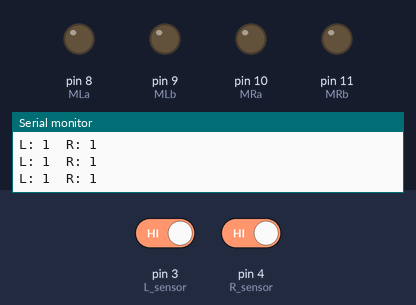
Simulated run of this sketch. Board: Arduino Uno, built with avr-gcc and run on an emulated ATmega328P. On the bench: output pins drawn as LEDs (lit = HIGH), the last lines printed to the serial monitor. Inputs (shaded band) come from the test bench; at power-on: pin 3 (L_sensor) HIGH, pin 4 (R_sensor) HIGH.

Above: at 1.2 s.
1.3 s: pin 3 (L_sensor) driven LOW
At 2.2 s:
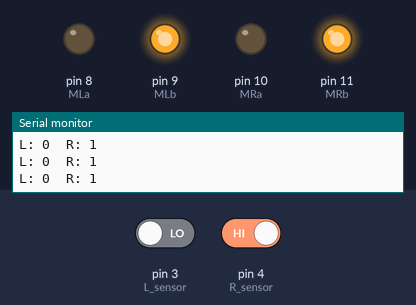
2.8 s: pin 4 (R_sensor) driven LOW
At 3.3 s:
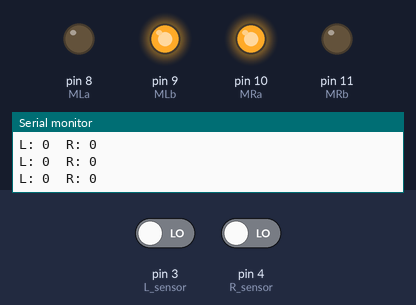
4.3 s: pin 3 (L_sensor) driven HIGH
At 4.8 s:
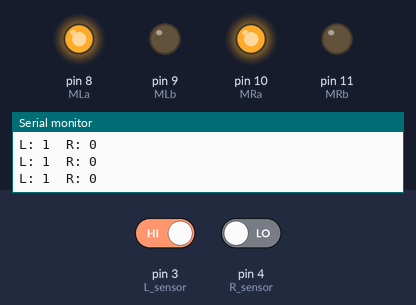
5.8 s: pin 4 (R_sensor) driven HIGH
At 7.1 s:
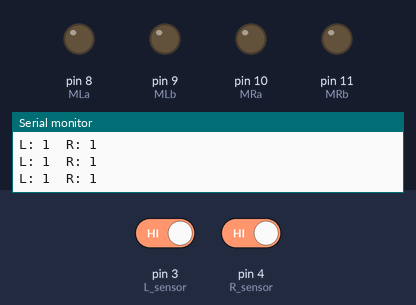
Timing chart, 0 to 8.8 s (numbered marks = the images above; inputs shaded):
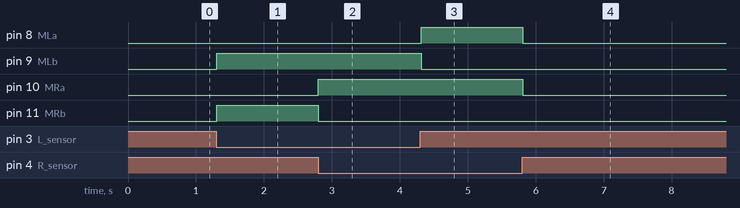

The sketch:

Line_Follower_Robot.ino
```cpp
#define MLa 8    // Left motor IN1
#define MLb 9    // Left motor IN2
#define MRa 10   // Right motor IN3
#define MRb 11   // Right motor IN4


#define L_sensor 3  // Left IR sensor
#define R_sensor 4  // Right IR sensor


void setup() {
  pinMode(MLa, OUTPUT);
  pinMode(MLb, OUTPUT);
  pinMode(MRa, OUTPUT);
  pinMode(MRb, OUTPUT);


  pinMode(L_sensor, INPUT);
  pinMode(R_sensor, INPUT);


  Serial.begin(9600);
}


void loop() {
  int left = digitalRead(L_sensor);
  int right = digitalRead(R_sensor);


  // Debugging - print sensor states
  Serial.print("L: ");
  Serial.print(left);
  Serial.print("  R: ");
  Serial.println(right);


  if (left == LOW && right == LOW) {
    // Both sensors detect line → move forward
    digitalWrite(MLa, LOW);
    digitalWrite(MLb, HIGH);  // Left motor forward
    digitalWrite(MRa, HIGH);
    digitalWrite(MRb, LOW);   // Right motor forward
  }
  else if (left == LOW && right == HIGH) {
    // Right sensor off line → turn right
    digitalWrite(MLa, LOW);
    digitalWrite(MLb, HIGH);  // Left motor forward
    digitalWrite(MRa, LOW);
    digitalWrite(MRb, HIGH);  // Right motor backward
  }
  else if (left == HIGH && right == LOW) {
    // Left sensor off line → turn left
    digitalWrite(MLa, HIGH);
    digitalWrite(MLb, LOW);   // Left motor backward
    digitalWrite(MRa, HIGH);
    digitalWrite(MRb, LOW);   // Right motor forward
  }
  else {
    // Both sensors off line → stop
    digitalWrite(MLa, LOW);
    digitalWrite(MLb, LOW);
    digitalWrite(MRa, LOW);
    digitalWrite(MRb, LOW);
  }


  delay(10); // Small delay to stabilize readings
}
```

Measured:
- after the input at 1.3 s, pin 9 (MLb), pin 11 (MRb): LOW → HIGH at once
- after the input at 2.8 s, pin 10 (MRa): LOW → HIGH at once; pin 11 (MRb): HIGH → LOW at once
- after the input at 4.3 s, pin 8 (MLa): LOW → HIGH at once; pin 9 (MLb): HIGH → LOW at once
- after the input at 5.8 s, pin 8 (MLa), pin 10 (MRa): HIGH → LOW at once
